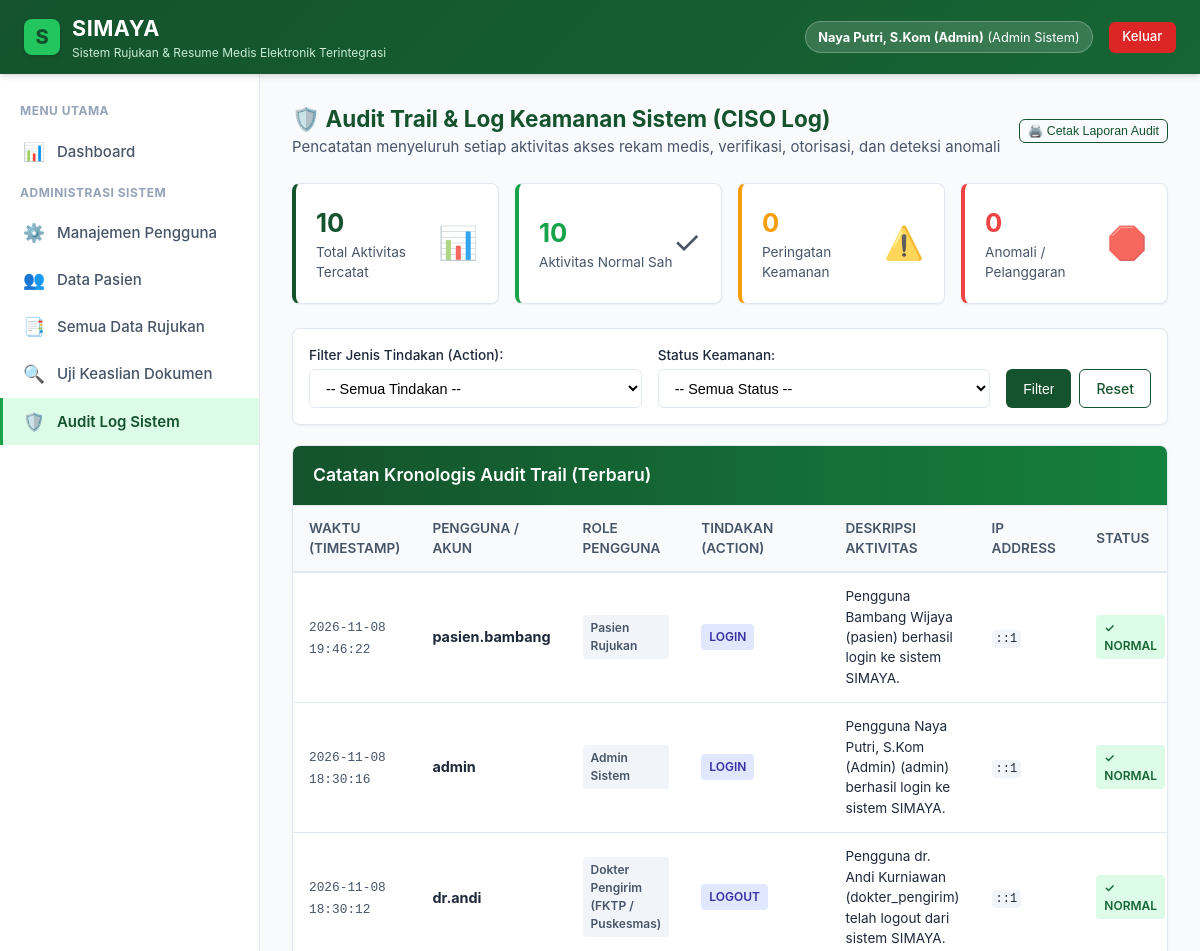
Before: /api/audit_log.php (signed in, upper part) with the older database file.
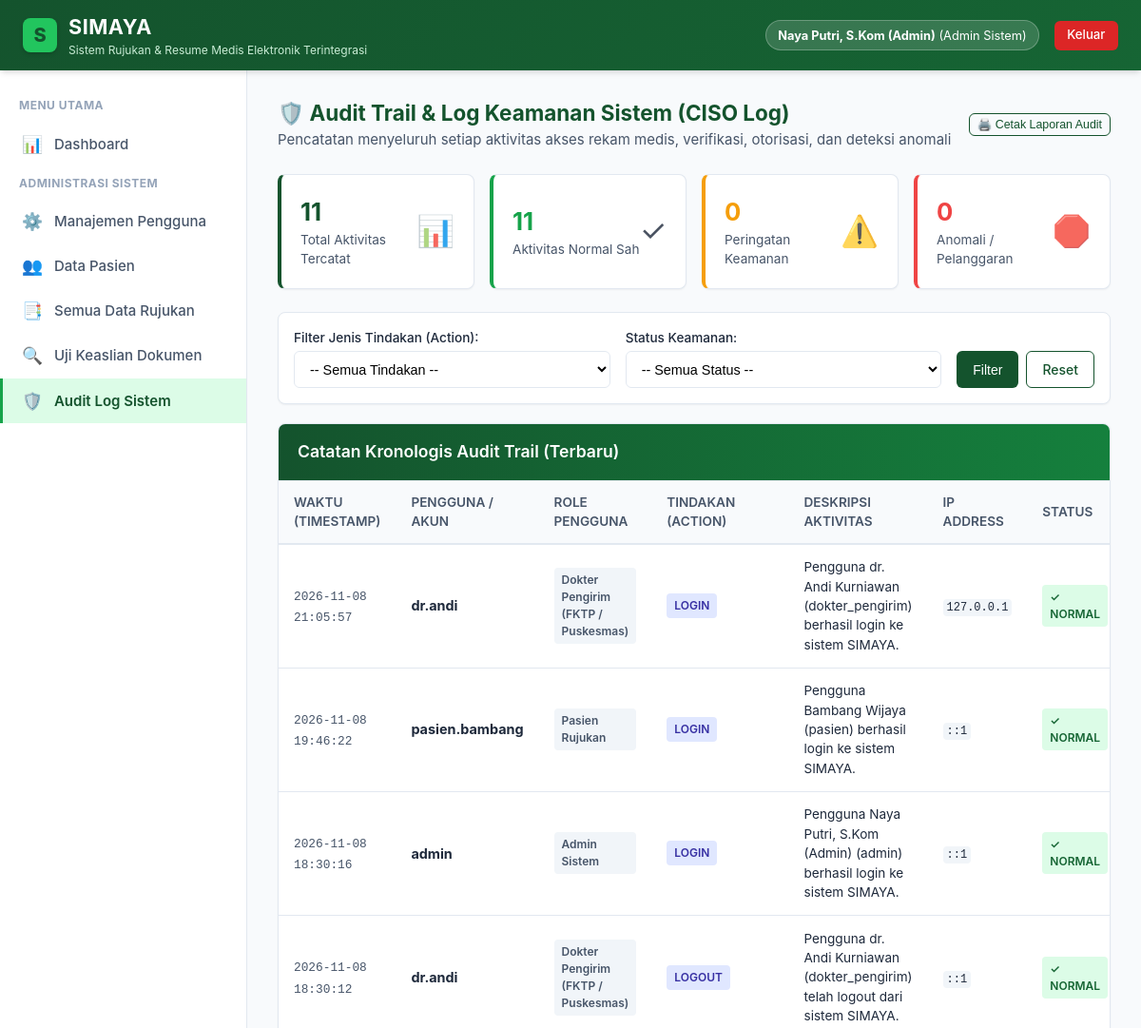
After: the same page with the newer database file.
### tables this page shows
CREATE TABLE audit_logs (
        id INTEGER PRIMARY KEY AUTOINCREMENT,
        user_id INTEGER NULL,
        username TEXT NOT NULL,
        role TEXT NOT NULL,
        action TEXT NOT NULL, -- LOGIN, LOGOUT, BUAT_RUJUKAN, CONSENT_SETUJU, VERIFIKASI_RME, AKSES_RME, AKSES_DITOLAK, dll
        description TEXT NOT NULL,
        ip_address TEXT DEFAULT '127.0.0.1',
        status_keamanan TEXT DEFAULT 'NORMAL', -- NORMAL, PERINGATAN, ANOMALI
        created_at DATETIME DEFAULT CURRENT_TIMESTAMP
    );

### api/config/auth.php (called while the page is built, shortened)
<?php
function getRoleName($role)
{
    $roles = [
        'admin' => 'Admin Sistem',
        'petugas_rm' => 'Petugas Rekam Medis (RM)',
        'dokter_pengirim' => 'Dokter Pengirim (FKTP / Puskesmas)',
        'dokter_penerima' => 'Dokter Penerima (FKRTL / RS)',
        'pasien' => 'Pasien Rujukan',
        'security' => 'Petugas Keamanan Sistem (Auditor)'
    ];
    return $roles[$role] ?? ucfirst($role);
}

### api/audit_log.php (the view, shortened to what this page needs)
<?php
$pdo = require_once __DIR__ . '/config/database.php';
require_once __DIR__ . '/config/auth.php';
$sql = "SELECT * FROM audit_logs WHERE 1=1";
$params = [];
$sql .= " ORDER BY id DESC LIMIT 100";
$stmt = $pdo->prepare($sql);
$stmt->execute($params);
$logs = $stmt->fetchAll();
$total_logs = $pdo->query("SELECT COUNT(*) FROM audit_logs")->fetchColumn();
$total_normal = $pdo->query("SELECT COUNT(*) FROM audit_logs WHERE status_keamanan = 'NORMAL'")->fetchColumn();
$total_peringatan = $pdo->query("SELECT COUNT(*) FROM audit_logs WHERE status_keamanan = 'PERINGATAN'")->fetchColumn();
$total_anomali = $pdo->query("SELECT COUNT(*) FROM audit_logs WHERE status_keamanan = 'ANOMALI'")->fetchColumn();
include __DIR__ . '/includes/header.php';
?>
<div
    style="display: flex; justify-content: space-between; align-items: center; margin-bottom: 1.5rem; flex-wrap: wrap; gap: 1rem;">
    <div>
        <h2 style="color: var(--hijau-tua); margin: 0;">🛡️ Audit Trail & Log Keamanan Sistem (CISO Log)</h2>
        <p style="color: var(--abu-text); margin: 0;">Pencatatan menyeluruh setiap aktivitas akses rekam medis,
            verifikasi, otorisasi, dan deteksi anomali</p>
    </div>
    <div>
        <button onclick="window.print()" class="btn btn-outline btn-sm">🖨️ Cetak Laporan Audit</button>
    </div>
</div>
<div class="stats-grid">
    <div class="stat-card">
        <div class="stat-info">
            <h3><?= $total_logs ?></h3>
            <p>Total Aktivitas Tercatat</p>
        </div>
        <div class="stat-icon">📊</div>
    </div>
    <div class="stat-card" style="border-left-color: var(--hijau-sedang);">
        <div class="stat-info">
            <h3 style="color: var(--hijau-sedang);"><?= $total_normal ?></h3>
            <p>Aktivitas Normal Sah</p>
        </div>
        <div class="stat-icon">✓</div>
    </div>
    <div class="stat-card" style="border-left-color: var(--kuning);">
        <div class="stat-info">
            <h3 style="color: var(--kuning);"><?= $total_peringatan ?></h3>
            <p>Peringatan Keamanan</p>
        </div>
        <div class="stat-icon">⚠️</div>
    </div>
    <div class="stat-card" style="border-left-color: var(--merah);">
        <div class="stat-info">
            <h3 style="color: var(--merah);"><?= $total_anomali ?></h3>
            <p>Anomali / Pelanggaran</p>
        </div>
        <div class="stat-icon">🛑</div>
    </div>
</div>
<div class="card" style="margin-bottom: 1.25rem;">
    <div class="card-body" style="padding: 1rem;">
        <form method="GET" action="audit_log.php"
            style="display: flex; gap: 1rem; flex-wrap: wrap; align-items: flex-end;">
            <div style="flex: 1; min-width: 200px;">
                <label style="font-size: 0.85rem; font-weight: 500; display: block; margin-bottom: 0.25rem;">Filter
                    Jenis Tindakan (Action):</label>
                <select name="action" class="form-control">
                    <option value="">-- Semua Tindakan --</option>
                </select>
            </div>
            <div style="flex: 1; min-width: 180px;">
                <label style="font-size: 0.85rem; font-weight: 500; display: block; margin-bottom: 0.25rem;">Status
                    Keamanan:</label>
                <select name="status_keamanan" class="form-control">
                    <option value="">-- Semua Status --</option>
                </select>
            </div>
            <div style="display: flex; gap: 0.5rem;">
                <button type="submit" class="btn btn-primary">Filter</button>
                <a href="audit_log.php" class="btn btn-outline">Reset</a>
            </div>
        </form>
    </div>
</div>
<div class="card">
    <div class="card-header header-green">
        <h3 class="card-title">Catatan Kronologis Audit Trail (Terbaru)</h3>
    </div>
    <div class="card-body" style="padding: 0;">
        <div class="table-responsive">
            <table class="simaya-table">
                <thead>
                    <tr>
                        <th>Waktu (Timestamp)</th>
                        <th>Pengguna / Akun</th>
                        <th>Role Pengguna</th>
                        <th>Tindakan (Action)</th>
                        <th>Deskripsi Aktivitas</th>
                        <th>IP Address</th>
                        <th>Status</th>
                    </tr>
                </thead>
                <tbody>
                    <?php if (empty($logs)): ?>
                        <tr>
                            <td colspan="7" style="text-align: center; color: #94A3B8; padding: 2.5rem;">
                                Tidak ada log aktivitas yang sesuai filter.
                            </td>
                        </tr>
                    <?php else: ?>
                        <?php foreach ($logs as $l): ?>
                            <tr>
                                <td>
                                    <small style="font-family: monospace; font-size: 0.8rem; color: #475569;">
                                        <?= htmlspecialchars($l['created_at']) ?>
                                    </small>
                                </td>
                                <td>
                                    <strong><?= htmlspecialchars($l['username']) ?></strong>
                                </td>
                                <td>
                                    <span class="badge badge-secondary"><?= htmlspecialchars(getRoleName($l['role'])) ?></span>
                                </td>
                                <td>
                                    <?php
                                    $action_class = 'badge-info';
                                    ?>
                                    <span class="badge <?= $action_class ?>"><?= htmlspecialchars($l['action']) ?></span>
                                </td>
                                <td style="max-width: 380px; font-size: 0.85rem;">
                                    <?= htmlspecialchars($l['description']) ?>
                                </td>
                                <td>
                                    <code
                                        style="font-size: 0.75rem; background: #F1F5F9; padding: 2px 4px; border-radius: 4px;">
                                                <?= htmlspecialchars($l['ip_address']) ?>
                                            </code>
                                </td>
                                <td>
                                    <?php if ($l['status_keamanan'] === 'NORMAL'): ?>
                                        <span class="badge badge-success">✓ NORMAL</span>
                                    <?php elseif ($l['status_keamanan'] === 'PERINGATAN'): ?>
                                        <span class="badge badge-warning">⚠️ PERINGATAN</span>
                                    <?php else: ?>
                                        <span class="badge badge-danger">🛑 ANOMALI</span>
                                    <?php endif; ?>
                                </td>
                            </tr>
                        <?php endforeach; ?>
                    <?php endif; ?>
                </tbody>
            </table>
        </div>
    </div>
</div>
<?php include __DIR__ . '/includes/footer.php'; ?>

### api/includes/header.php (shortened to what this page needs)
<?php
$user = $_SESSION['user'] ?? null;
?>
<!DOCTYPE html>
<html lang="id">
<head>
    <link rel="stylesheet" href="/assets/css/simaya.css">
</head>
<body>
<nav class="simaya-navbar">
    <div class="brand-wrapper">
        <div class="brand-logo-icon">S</div>
        <div class="brand-text">
            <h1>SIMAYA</h1>
            <p>Sistem Rujukan & Resume Medis Elektronik Terintegrasi</p>
        </div>
    </div>
    <div class="navbar-user">
        <?php if ($user): ?>
            <div class="user-badge">
                <strong><?= htmlspecialchars($user['nama_lengkap']) ?></strong>
                <span>(<?= htmlspecialchars(getRoleName($user['role'])) ?>)</span>
            </div>
            <a href="logout.php" class="btn-logout" onclick="return confirm('Apakah Anda yakin ingin keluar?')">Keluar</a>
        <?php endif; ?>
    </div>
</nav>
<div class="simaya-layout">
    <?php if ($user): ?>
        <?php include __DIR__ . '/sidebar.php'; ?>
    <?php endif; ?>
    <main class="simaya-content">

### api/includes/sidebar.php (shortened to what this page needs)
<?php
$current_page = basename($_SERVER['PHP_SELF']);
$role = $_SESSION['user']['role'] ?? '';
?>
<aside class="simaya-sidebar">
    <div class="sidebar-heading">Menu Utama</div>
    <ul class="sidebar-menu">
        <li class="<?= $current_page === 'dashboard.php' ? 'active' : '' ?>">
            <a href="dashboard.php">
                <span class="menu-icon">📊</span>
                <span>Dashboard</span>
            </a>
        </li>
    </ul>
    <?php if ($role === 'admin'): ?>
        <div class="sidebar-heading">Administrasi Sistem</div>
        <ul class="sidebar-menu">
            <li class="<?= $current_page === 'manajemen_user.php' ? 'active' : '' ?>">
                <a href="manajemen_user.php">
                    <span class="menu-icon">⚙️</span>
                    <span>Manajemen Pengguna</span>
                </a>
            </li>
            <li class="<?= $current_page === 'pasien_daftar.php' ? 'active' : '' ?>">
                <a href="pasien_daftar.php">
                    <span class="menu-icon">👥</span>
                    <span>Data Pasien</span>
                </a>
            </li>
            <li class="<?= $current_page === 'rujukan_daftar.php' ? 'active' : '' ?>">
                <a href="rujukan_daftar.php">
                    <span class="menu-icon">📑</span>
                    <span>Semua Data Rujukan</span>
                </a>
            </li>
            <li class="<?= $current_page === 'verifikasi_rujukan.php' ? 'active' : '' ?>">
                <a href="verifikasi_rujukan.php">
                    <span class="menu-icon">🔍</span>
                    <span>Uji Keaslian Dokumen</span>
                </a>
            </li>
            <li class="<?= $current_page === 'audit_log.php' ? 'active' : '' ?>">
                <a href="audit_log.php">
                    <span class="menu-icon">🛡️</span>
                    <span>Audit Log Sistem</span>
                </a>
            </li>
        </ul>
    <?php endif; ?>
</aside>

### api/includes/footer.php (shortened to what this page needs)
    </main>
</div>
</body>
</html>

Changed rows visible on the page:
added audit_logs: created_at "2026-11-08 21:05:57", username "dr.andi", role "Dokter Pengirim (FKTP / Puskesmas)", action "LOGIN", description "Pengguna dr. Andi Kurniawan (dokter_pengirim) berhasil login ke sistem SIMAYA.", ip_address "127.0.0.1", status_keamanan "✓ NORMAL"
Other visible differences:
$total_logs: "10" → "11"
$total_normal: "10" → "11"
